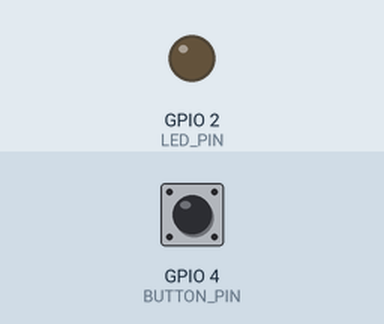
Simulated run of this program. Board: ESP32. Shown: output pins drawn as LEDs (lit = HIGH). Inputs (shaded band) come from the test bench; at power-on: GPIO 4 (BUTTON_PIN) HIGH.

Above: at 1.2 s.
1.3 s: GPIO 4 (BUTTON_PIN) pulled LOW for 0.15 s
At 2.5 s:
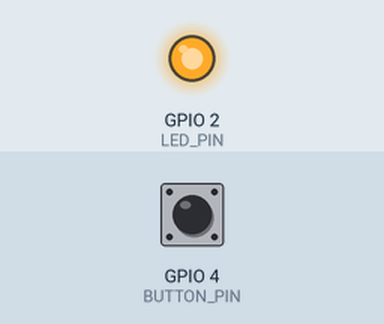
2.9 s: GPIO 4 (BUTTON_PIN) pulled LOW for 1 s
At 4.0 s:
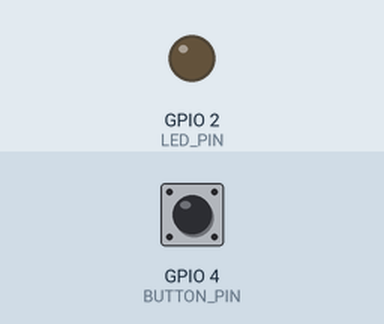
5.4 s: GPIO 4 (BUTTON_PIN) pulled LOW for 3.2 s
At 5.9 s:
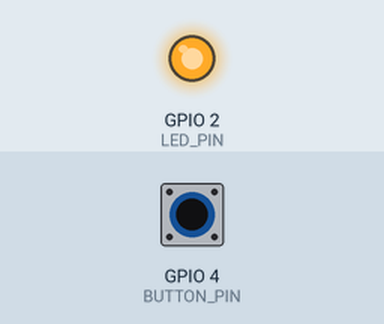
Timing chart, 0 to 8.4 s (numbered marks = the images above; inputs shaded):
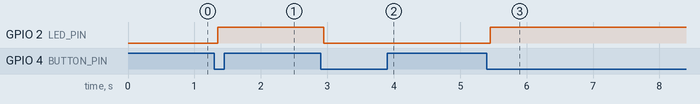

The program:

main.cpp
```cpp
// Week3-Lecture3
// Debounce Solution using Timer Interrupt
// Embedded IoT System Fall-2025

// Name: Amna                  Reg#: 1245

#include <Arduino.h>

#define LED_PIN       2          // On-board LED (common for ESP32 dev boards)
#define BUTTON_PIN    4          // Button wired from GPIO4 to GND
#define DEBOUNCE_MS   50         // Debounce time
#define DEBOUNCE_US   (DEBOUNCE_MS * 1000UL)

hw_timer_t* debounceTimer = nullptr;
volatile bool debounceActive = false;   // blocks re-entrant presses while debouncing

// --- One-shot debounce timer ISR ---
// Fires once after DEBOUNCE_MS; confirms press and toggles LED.
void ARDUINO_ISR_ATTR onDebounceTimer() {
  // If still pressed after debounce window, treat as a valid press
  if (digitalRead(BUTTON_PIN) == LOW) {
    digitalWrite(LED_PIN, !digitalRead(LED_PIN));   // invert LED state
  }
  debounceActive = false; // allow next press
}

// --- GPIO button ISR ---
// Starts the one-shot debounce timer on a FALLING edge.
void ARDUINO_ISR_ATTR onButtonISR() {
  if (!debounceActive) {
    debounceActive = true;
    // Arm one-shot alarm: autoreload=false, reload_count=0
    timerAlarm(debounceTimer, DEBOUNCE_US, false, 0);
  }
}

void setup() {
  pinMode(LED_PIN, OUTPUT);
  digitalWrite(LED_PIN, LOW);

  // Button to GND with internal pull-up; idle HIGH, pressed LOW
  pinMode(BUTTON_PIN, INPUT_PULLUP);
  attachInterrupt(BUTTON_PIN, onButtonISR, FALLING);

  // Create a 1 MHz base timer (1 tick = 1 µs) just for debounce
  debounceTimer = timerBegin(1000000);
  timerAttachInterrupt(debounceTimer, &onDebounceTimer);
  // No alarm yet; we arm it on first button edge
}

void loop() {
  // Nothing to do. Interrupts handle everything.
}
```

Measured:
- after the input at 1.3 s, GPIO 2 (LED_PIN): LOW → HIGH after 0.05 s
- after the input at 2.9 s, GPIO 2 (LED_PIN): HIGH → LOW after 0.05 s
- after the input at 5.4 s, GPIO 2 (LED_PIN): LOW → HIGH after 0.05 s
